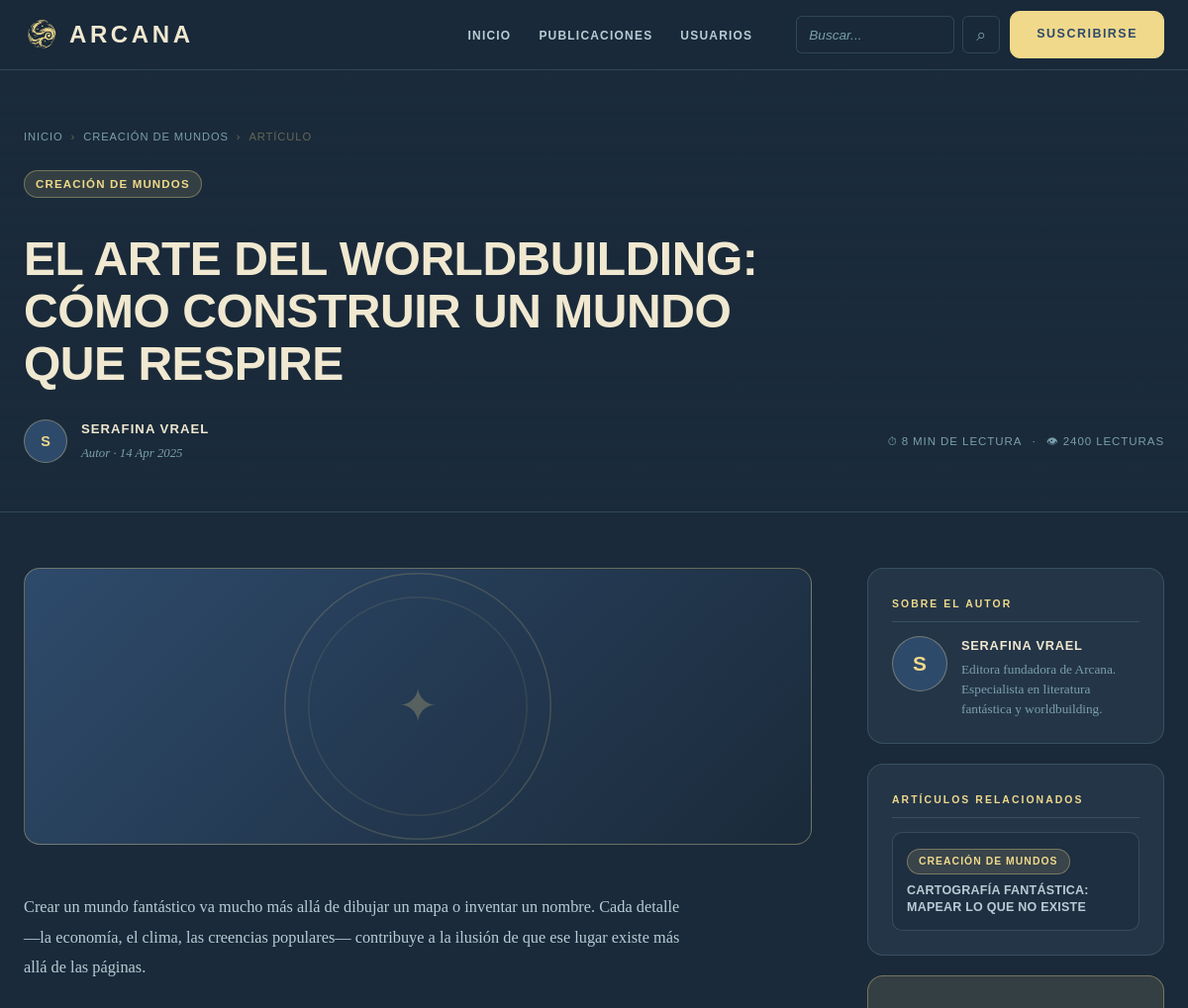
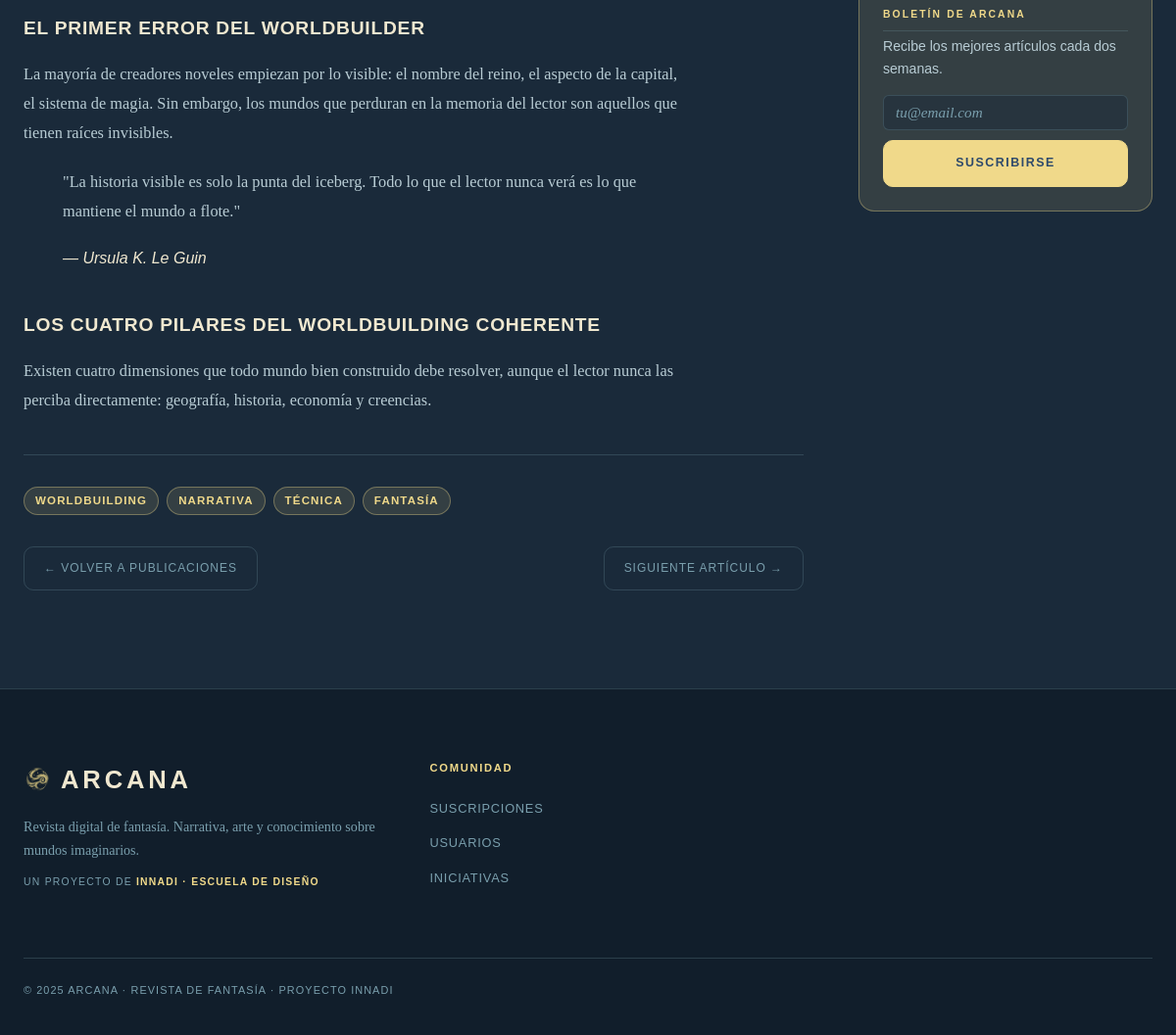
/articulo.php, run on the app's committed database (2 pictures, top to bottom).
### tables this page shows
CREATE TABLE IF NOT EXISTS articulos (
    id INT AUTO_INCREMENT PRIMARY KEY,
    titulo VARCHAR(255) NOT NULL,
    contenido TEXT NOT NULL,
    autor_id INT NOT NULL,
    categoria_id INT NOT NULL,
    fecha DATE NOT NULL,
    tiempo_lectura INT DEFAULT 5,
    destacado TINYINT(1) DEFAULT 0,
    visitas INT DEFAULT 0,
    FOREIGN KEY (autor_id) REFERENCES usuarios(id) ON DELETE CASCADE,
    FOREIGN KEY (categoria_id) REFERENCES categorias(id) ON DELETE CASCADE
);

CREATE TABLE IF NOT EXISTS categorias (
    id INT AUTO_INCREMENT PRIMARY KEY,
    nombre VARCHAR(50) NOT NULL,
    descripcion TEXT,
    icono VARCHAR(10) DEFAULT '⚔',
    slug VARCHAR(50) UNIQUE NOT NULL
);

CREATE TABLE IF NOT EXISTS usuarios (
    id INT AUTO_INCREMENT PRIMARY KEY,
    username VARCHAR(50) UNIQUE NOT NULL,
    email VARCHAR(100) UNIQUE NOT NULL,
    password VARCHAR(255) NOT NULL,
    nombre VARCHAR(100),
    bio TEXT,
    avatar VARCHAR(255) DEFAULT 'A',
    fecha_registro TIMESTAMP DEFAULT CURRENT_TIMESTAMP
);

### articulo.php (the view, shortened to what this page needs)
<?php
require_once 'db/conexion.php';
$id = isset($_GET['id']) ? intval($_GET['id']) : 1;
$sql = "SELECT a.*, u.nombre as autor_nombre, u.username, u.bio as autor_bio, u.avatar, c.nombre as cat_nombre, c.slug as cat_slug
        FROM articulos a
        JOIN usuarios u ON a.autor_id = u.id
        JOIN categorias c ON a.categoria_id = c.id
        WHERE a.id = $id";
$articulo = $conexion->query($sql)->fetch_assoc();
$conexion->query("UPDATE articulos SET visitas = visitas + 1 WHERE id = $id");
$cat_id = $articulo['categoria_id'];
$sql_relacionados = "SELECT a.*, u.nombre as autor_nombre, u.avatar, c.nombre as cat_nombre
                     FROM articulos a
                     JOIN usuarios u ON a.autor_id = u.id
                     JOIN categorias c ON a.categoria_id = c.id
                     WHERE a.categoria_id = $cat_id AND a.id != $id
                     LIMIT 3";
$relacionados = $conexion->query($sql_relacionados);
?>
<!DOCTYPE html>
<html lang="es">
<head>
  <link rel="stylesheet" href="assets/css/revista.css">
  <link rel="stylesheet" href="assets/css/estilo.css">
</head>
<body>
  <nav class="nav" id="nav">
    <div class="nav-inner">
      <a href="index.php" class="nav-logo">
        <img src="assets/img/ico.png" class="nav-logo-img" alt="Arcana">
        <span class="nav-logo-text">Arcana</span>
      </a>
      <ul class="nav-links" id="navLinks">
        <li><a href="index.php" class="nav-link">Inicio</a></li>
        <li><a href="categorias.php" class="nav-link">Publicaciones</a></li>
        <li><a href="usuario.php" class="nav-link">Usuarios</a></li>
      </ul>
      <div class="nav-actions">
        <form action="buscar.php" method="GET" style="display:flex;gap:8px;">
          <input type="search" name="q" placeholder="Buscar..." style="background:rgba(26,42,58,0.5);border:1px solid var(--color-border);border-radius:6px;padding:8px 12px;color:var(--color-text);font-family:var(--font-ui);font-size:0.85rem;width:160px;">
          <button type="submit" class="nav-search-btn">⌕</button>
        </form>
        <a href="suscripciones.php" class="btn btn-primary nav-cta">Suscribirse</a>
      </div>
    </div>
  </nav>
  <div class="page active">
    <div class="articulo-hero">
      <div class="container">
        <div class="articulo-breadcrumb">
          <a href="index.php">Inicio</a>
          <span>›</span>
          <a href="categorias.php?cat=<?php echo $articulo['cat_slug']; ?>"><?php echo $articulo['cat_nombre']; ?></a>
          <span>›</span>
          <span>Artículo</span>
        </div>
        <span class="tag" style="margin-bottom:20px;display:inline-flex;"><?php echo $articulo['cat_nombre']; ?></span>
        <h1 class="articulo-titulo"><?php echo htmlspecialchars($articulo['titulo']); ?></h1>
        <div class="articulo-meta-bar">
          <div class="articulo-author-info">
            <div class="author-avatar"><?php echo $articulo['avatar']; ?></div>
            <div>
              <strong><?php echo htmlspecialchars($articulo['autor_nombre']); ?></strong>
              <span>Autor · <?php echo date('d M Y', strtotime($articulo['fecha'])); ?></span>
            </div>
          </div>
          <div class="articulo-stats">
            <span>⏱ <?php echo $articulo['tiempo_lectura']; ?> min de lectura</span>
            <span>·</span>
            <span>👁 <?php echo $articulo['visitas']; ?> lecturas</span>
          </div>
        </div>
      </div>
    </div>
    <div class="container articulo-layout">
      <article class="articulo-body">
        <div class="articulo-cover-img">
          <div class="img-art" style="opacity:0.5;transform:scale(1.5);">
            <div class="img-art-circle"></div>
          </div>
        </div>
        <div class="articulo-content">
          <?php echo $articulo['contenido']; ?>
        </div>
        <div class="articulo-tags-bar">
          <span class="tag">Worldbuilding</span>
          <span class="tag">Narrativa</span>
          <span class="tag">Técnica</span>
          <span class="tag">Fantasía</span>
        </div>
        <div class="articulo-nav">
          <a href="categorias.php" class="articulo-nav-btn">← Volver a publicaciones</a>
          <?php
          $next = $conexion->query("SELECT id FROM articulos WHERE id > $id LIMIT 1")->fetch_assoc();
          if($next):
          ?>
          <a href="articulo.php?id=<?php echo $next['id']; ?>" class="articulo-nav-btn">Siguiente artículo →</a>
          <?php endif; ?>
        </div>
      </article>
      <aside class="articulo-sidebar">
        <div class="art-sidebar-card">
          <div class="sidebar-label">Sobre el autor</div>
          <div class="art-author-card">
            <div class="author-avatar" style="width:56px;height:56px;font-size:1.3rem;"><?php echo $articulo['avatar']; ?></div>
            <div>
              <strong><?php echo htmlspecialchars($articulo['autor_nombre']); ?></strong>
              <p><?php echo htmlspecialchars($articulo['autor_bio']); ?></p>
            </div>
          </div>
        </div>
        <div class="art-sidebar-card">
          <div class="sidebar-label">Artículos relacionados</div>
          <div class="related-list">
            <?php while($rel = $relacionados->fetch_assoc()): ?>
            <a href="articulo.php?id=<?php echo $rel['id']; ?>" class="related-item">
              <span class="tag" style="font-size:0.65rem"><?php echo $rel['cat_nombre']; ?></span>
              <p><?php echo htmlspecialchars($rel['titulo']); ?></p>
            </a>
            <?php endwhile; ?>
          </div>
        </div>
        <div class="art-sidebar-card art-subscribe-card">
          <p class="sidebar-label">Boletín de Arcana</p>
          <p style="font-size:0.88rem;color:var(--color-text-soft);margin:0 0 16px;">Recibe los mejores artículos cada dos semanas.</p>
          <form action="suscripciones.php" method="POST">
            <input type="email" name="email" placeholder="tu@email.com" style="margin-bottom:10px;width:100%;padding:8px 12px;background:rgba(26,42,58,0.5);border:1px solid var(--color-border);border-radius:6px;color:var(--color-text);">
            <button type="submit" class="btn btn-primary" style="width:100%;justify-content:center;">Suscribirse</button>
          </form>
        </div>
      </aside>
    </div>
  </div>
  <footer class="footer">
    <div class="container">
      <div class="footer-grid">
        <div class="footer-brand">
          <div class="footer-logo">
            <img src="assets/img/ico.png" class="footer-logo-img" alt="">
            Arcana
          </div>
          <p>Revista digital de fantasía. Narrativa, arte y conocimiento sobre mundos imaginarios.</p>
          <p class="footer-innadi">Un proyecto de <strong><a href="https://www.innadi.com/">INNADI · Escuela de Diseño</a></strong></p>
        </div>
        <div class="footer-col">
          <h4>Comunidad</h4>
          <ul>
            <li><a href="suscripciones.php">Suscripciones</a></li>
            <li><a href="usuario.php">Usuarios</a></li>
            <li><a href="index.php#iniciativas">Iniciativas</a></li>
          </ul>
        </div>
      </div>
      <div class="footer-bottom">
        <p>© 2025 Arcana · Revista de Fantasía · Proyecto INNADI</p>
      </div>
    </div>
  </footer>
</body>
</html>

### assets/css/estilo.css (style rules this page uses)
*, *::before, *::after { box-sizing: border-box; }
html { scroll-behavior: smooth; }
body { margin: 0; padding: 0; }
ul { list-style: none; margin: 0; padding: 0; }
a { text-decoration: none; color: inherit; }
button { cursor: pointer; font: inherit; border: none; background: none; }
img { max-width: 100%; display: block; }
.container { width: min(calc(100% - 48px), 1200px); margin: 0 auto; }

### data on the page
articulos: categoria.nombre "CREACIÓN DE MUNDOS", titulo "EL ARTE DEL WORLDBUILDING: CÓMO CONSTRUIR UN MUNDO QUE RESPIRE", autor.avatar "S", autor.nombre "SERAFINA VRAEL", fecha "14 Apr 2025", tiempo_lectura "8", visitas "2400", contenido "Crear un mundo fantástico va mucho más allá de dibujar un mapa o inventar un nombre. Cada detalle —la economía, el clima, las creencias populares— contribuye a la ilusión de que ese lugar existe más allá de las páginas. EL PRIMER ERROR DEL WORLDBUILDER La mayoría de creadores noveles empiezan por lo visible: el nombre del reino, el aspecto de la capital, el sistema de magia. Sin embargo, los mundos que perduran en la memoria del lector son aquellos que tienen raíces invisibles. \"La historia visible es solo la punta del iceberg. Todo lo que el lector nunca verá es lo que mantiene el mundo a flote.\" — Ursula K. Le Guin LOS CUATRO PILARES DEL WORLDBUILDING COHERENTE Existen cuatro dimensiones…", autor.bio "Editora fundadora de Arcana. Especialista en literatura fantástica y worldbuilding."
articulos: categoria.nombre "CREACIÓN DE MUNDOS", titulo "CARTOGRAFÍA FANTÁSTICA: MAPEAR LO QUE NO EXISTE"
